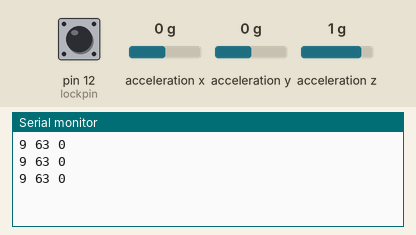
Simulated run of this sketch. Board: Arduino Uno, built with avr-gcc and run on an emulated ATmega328P. On the bench: the last lines printed to the serial monitor. The test bench sets the inputs (shaded band); at power-on: acceleration x 0 g, pin 12 (lockpin) HIGH, acceleration z 1 g, acceleration y 0 g.

Above: at 1.2 s.
1.3 s: acceleration x set to -1.4 g
At 1.86 s:
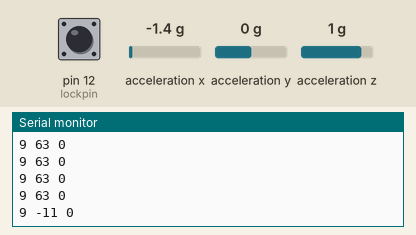
2.8 s: pin 12 (lockpin) pulled LOW for 0.5 s
At 3.07 s:
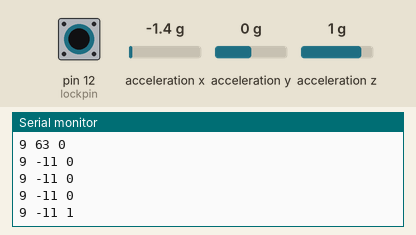
4.8 s: acceleration z set to -1.4 g
At 5.08 s:
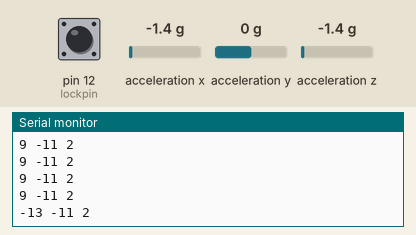
6.3 s: pin 12 (lockpin) pulled LOW for 1 s
At 6.68 s:
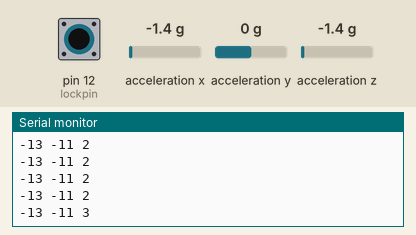
8.8 s: acceleration x set to -0.8 g
At 9.09 s:
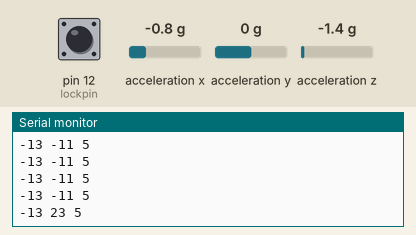
Timing chart, 0 to 11.3 s (numbered marks = the images above; inputs shaded):
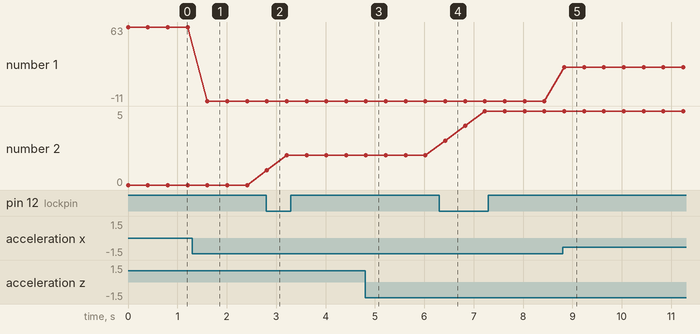

Measured:
- after the input at 1.3 s, the serial monitor: prints a new line after 0.31 s (image 1)
- after the input at 2.8 s, the serial monitor: prints a new line at once (image 2)
- after the input at 4.8 s, the serial monitor: prints a new line at once (image 3)
- after the input at 6.3 s, the serial monitor: prints a new line after 0.13 s (image 4)
- after the input at 8.8 s, the serial monitor: prints a new line at once (image 5)
- plotted number 1: 63 → -11 after the input at 1.3 s, -11 → 23 after the input at 8.8 s
- plotted number 2: 0 → 2 after the input at 2.8 s, 2 → 5 after the input at 6.3 s

The sketch:

ADXL_locking_pan.ino
```cpp
#include <Wire.h>
#include <Adafruit_Sensor.h>
#include <Adafruit_ADXL345_U.h>

/* Assign a unique ID to this sensor at the same time */
Adafruit_ADXL345_Unified accel = Adafruit_ADXL345_Unified(12345);

#define C4 0x30
#define Cs4 0x31
#define D4 0x32
#define E4 0x34
#define F4 0x35
#define G4 0x37
#define A4a 0x39
#define B4 0x3B

#define C5 0x3C
#define D5 0x3E
#define E5 0x40
#define F5 0x41
#define G5 0x43
#define A5a 0x45
#define As5 0x46
#define B5 0x47

#define C6 0x48
#define Cs6 0x49

#define OFF 0x80
#define ON 0x90
#define lockpin 12
int prev=0;
int z;
int flag=0;
int zreading;
int xreading;
int count=0;

void displaySensorDetails(void)
{
  sensor_t sensor;
  accel.getSensor(&sensor);
  /*Serial.println("------------------------------------");
  Serial.print  ("Sensor:       "); Serial.println(sensor.name);
  Serial.print  ("Driver Ver:   "); Serial.println(sensor.version);
  Serial.print  ("Unique ID:    "); Serial.println(sensor.sensor_id);
  Serial.print  ("Max Value:    "); Serial.print(sensor.max_value); Serial.println(" m/s^2");
  Serial.print  ("Min Value:    "); Serial.print(sensor.min_value); Serial.println(" m/s^2");
  Serial.print  ("Resolution:   "); Serial.print(sensor.resolution); Serial.println(" m/s^2");
  Serial.println("------------------------------------");
  Serial.println("");
  delay(500);
  */
}

void displayDataRate(void)
{
  /*Serial.print  ("Data Rate:    ");

  switch(accel.getDataRate())
  {
    case ADXL345_DATARATE_3200_HZ:
      Serial.print  ("3200 ");
      break;
    case ADXL345_DATARATE_1600_HZ:
      Serial.print  ("1600 ");
      break;
    case ADXL345_DATARATE_800_HZ:
      Serial.print  ("800 ");
      break;
    case ADXL345_DATARATE_400_HZ:
      Serial.print  ("400 ");
      break;
    case ADXL345_DATARATE_200_HZ:
      Serial.print  ("200 ");
      break;
    case ADXL345_DATARATE_100_HZ:
      Serial.print  ("100 ");
      break;
    case ADXL345_DATARATE_50_HZ:
      Serial.print  ("50 ");
      break;
    case ADXL345_DATARATE_25_HZ:
      Serial.print  ("25 ");
      break;
    case ADXL345_DATARATE_12_5_HZ:
      Serial.print  ("12.5 ");
      break;
    case ADXL345_DATARATE_6_25HZ:
      Serial.print  ("6.25 ");
      break;
    case ADXL345_DATARATE_3_13_HZ:
      Serial.print  ("3.13 ");
      break;
    case ADXL345_DATARATE_1_56_HZ:
      Serial.print  ("1.56 ");
      break;
    case ADXL345_DATARATE_0_78_HZ:
      Serial.print  ("0.78 ");
      break;
    case ADXL345_DATARATE_0_39_HZ:
      Serial.print  ("0.39 ");
      break;
    case ADXL345_DATARATE_0_20_HZ:
      Serial.print  ("0.20 ");
      break;
    case ADXL345_DATARATE_0_10_HZ:
      Serial.print  ("0.10 ");
      break;
    default:
      Serial.print  ("???? ");
      break;
  }
  Serial.println(" Hz");
  */
}

void displayRange(void)
{
  /*Serial.print  ("Range:         +/- ");

  switch(accel.getRange())
  {
    case ADXL345_RANGE_16_G:
      Serial.print  ("16 ");
      break;
    case ADXL345_RANGE_8_G:
      Serial.print  ("8 ");
      break;
    case ADXL345_RANGE_4_G:
      Serial.print  ("4 ");
      break;
    case ADXL345_RANGE_2_G:
      Serial.print  ("2 ");
      break;
    default:
      Serial.print  ("?? ");
      break;
  }
  Serial.println(" g");
  */
}

void setup(void)
{
#ifndef ESP8266
  while (!Serial);
#endif
  Serial.begin(9600);
  pinMode(lockpin,INPUT_PULLUP);
  //Serial.println("Accelerometer Test"); Serial.println("");

  /* Initialise the sensor */
  if(!accel.begin())
  {
    /* There was a problem detecting the ADXL345 ... check your connections */
    //Serial.println("Ooops, no ADXL345 detected ... Check your wiring!");
    while(1);
  }

  /* Set the range to whatever is appropriate for your project */
  accel.setRange(ADXL345_RANGE_8_G);
  //displaySetRange(ADXL345_RANGE_8_G);
  // displaySetRange(ADXL345_RANGE_4_G);
  // displaySetRange(ADXL345_RANGE_2_G);

  /* Display some basic information on this sensor */
  displaySensorDetails();

  /* Display additional settings (outside the scope of sensor_t) */
  displayDataRate();
  displayRange();
  //Serial.println("");
}

void loop(void)
{
  /* Get a new sensor event */
  sensors_event_t event;
  accel.getEvent(&event);
  xreading=map(event.acceleration.x,-11,11,0,127);  //required as pitchbend takes 8 bit argument

  //Serial.print("Z: "); Serial.print(event.acceleration.z); Serial.print("  ");Serial.println("m/s^2 ");

  if(digitalRead(lockpin)==LOW){
      count=count+1 ;
      zreading=event.acceleration.z;//value of z-acceleration when the button is pressed
  }

     if(count%2==0)
      serialcomm(event.acceleration.z, xreading, count);
      //if switch is not pressed or pressed even number of times then send the values according to accelerometer z values

     else
        serialcomm(zreading,xreading,count);

      delay(400);

   /* Arduino Packet Syntax:  "zvalue <space> xvalue <space> count <newline character> "
    Split() method was used in Python to generate a list "zvalue, xvalue, count"
    reading= ser.readline.rstrip().split()
    print reading
    will give output "-10, 10, 2"
    */
}

void serialcomm(int zvalue, int xvalue, int count)
{
      Serial.print(zvalue);
      Serial.print(" ");
      Serial.print(xvalue);
      Serial.print(" ");
      Serial.println(count);
}
```
